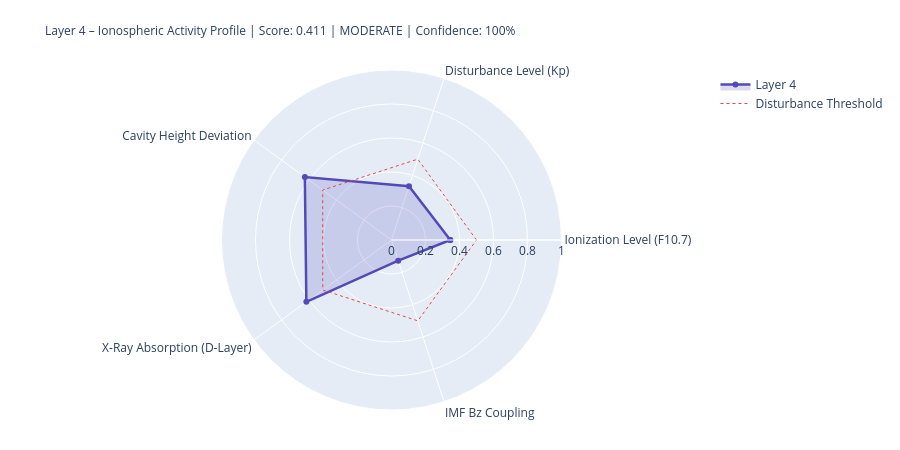

Here is the notebook cell this chart was saved with:
### Markdown cell above
---
## 4. State Assessment & Handoff to Layer 5

### Code cell
# ============================================================
# LAYER-4-SCORE
# ============================================================

COMPONENTS = {
    'Ionization Level (F10.7)':    {'score': ioniz,       'source': 'primary' if f107_now else 'from_layer0', 'dynamic': True},
    'Disturbance Level (Kp)':          {'score': disturb,     'source': 'primary' if kp_now   else 'from_layer0', 'dynamic': True},
    'Cavity Height Deviation':    {'score': h_dev,       'source': 'derived',                                'dynamic': True},
    'X-Ray Absorption (D-Layer)':{'score': xray_ioniz,  'source': 'primary' if xray_now else 'missing',     'dynamic': True},
    'IMF Bz Coupling':             {'score': bz_coupling, 'source': 'primary' if bz_now   else 'from_layer0', 'dynamic': True},
}

available    = {k: v['score'] for k, v in COMPONENTS.items() if v['score'] is not None}
unavailable  = [k for k, v in COMPONENTS.items() if v['score'] is None]
layer4_score = round(sum(available.values()) / len(available), 4) if available else None
confidence   = round(len(available) / len(COMPONENTS), 2)
level = ('unknown' if layer4_score is None
         else 'quiet'   if layer4_score < 0.3
         else 'moderate' if layer4_score < 0.6
         else 'active')
dominant_l4 = max(available, key=available.get) if available else 'none'

# Resonance delta for Schumann SR-1
sr1_ref = schumann_freq(1, 80.0)
sr1_now = schumann_freq(1, h_eff)
sr1_delta_mhz = (sr1_now - sr1_ref) * 1000

# Propagation conditions
prop_cond = ('disturbed'   if kp_val > 4
             else 'unsettled' if kp_val > 2
             else 'normal')
if xray_class in ['X', 'M']:
    prop_cond = 'Radio-Blackout moeglich'

W = 68
print('=' * W)
print('LAYER 4 – IONOSPHERE – STATE ASSESSMENT')
print('=' * W)
for name, comp in COMPONENTS.items():
    s = comp['score']
    if s is not None:
        bar = '█' * int(s * 20) + '░' * (20 - int(s * 20))
        print(f'  {name:<36} {bar}  {s:.3f}  [{comp["source"]}]')
    else:
        print(f'  {name:<36} {"─" * 20}  n/a   [missing]')
print('-' * W)
print(f'  Score:          {layer4_score:.3f}  ({len(available)}/{len(COMPONENTS)} components)')
print(f'  Confidence:     {confidence:.0%}')
print(f'  Level:          {level.upper()}')
print(f'  Dominant:       {dominant_l4}')
print(f'  Cavity height:  {h_eff:.1f} km  (Ref: 80.0 km)')
print(f'  SR-1:           {sr1_now:.3f} Hz  (Δ {sr1_delta_mhz:+.1f} mHz vs. ref)')
print(f'  Propagation:    {prop_cond}')
print(f'  X-Ray:          {xray_class}-class  ({xray_now:.2e} W/m²)' if xray_now else '  X-Ray:          n/a')
print('=' * W)

# Radar
cats   = list(available.keys())
vals_r = list(available.values())
if len(cats) >= 3:
    fig = go.Figure()
    fig.add_trace(go.Scatterpolar(
        r=vals_r + [vals_r[0]], theta=cats + [cats[0]],
        fill='toself', fillcolor='rgba(83,74,183,0.20)',
        line=dict(color='#534AB7', width=2.5), name='Layer 4'
    ))
    fig.add_trace(go.Scatterpolar(
        r=[0.5] * (len(cats)+1), theta=cats + [cats[0]],
        line=dict(color='#E24B4A', dash='dot', width=1),
        mode='lines', name='Disturbance Threshold'
    ))
    fig.update_layout(
        title=dict(
            text=f'Layer 4 – Ionospheric Activity Profile | Score: {layer4_score:.3f} | {level.upper()} | Confidence: {confidence:.0%}',
            font=dict(size=12)
        ),
        polar=dict(radialaxis=dict(visible=True, range=[0, 1])),
        height=450, showlegend=True,
        margin=dict(l=80, r=80, t=70, b=40)
    )
    fig.show()

### Figure 1 — Plotly figure (JSON) as saved in the notebook; plotly's stock layout.template omitted (floating-point values rounded to 4 significant figures)
{"data": [{"fill": "toself", "fillcolor": "rgba(83,74,183,0.20)", "line": {"color": "#534AB7", "width": 2.5}, "name": "Layer 4", "r": [0.346, 0.333, 0.63, 0.619, 0.128, 0.346], "theta": ["Ionization Level (F10.7)", "Disturbance Level (Kp)", "Cavity Height Deviation", "X-Ray Absorption (D-Layer)", "IMF Bz Coupling", "Ionization Level (F10.7)"], "type": "scatterpolar"}, {"line": {"color": "#E24B4A", "dash": "dot", "width": 1}, "mode": "lines", "name": "Disturbance Threshold", "r": [0.5, 0.5, 0.5, 0.5, 0.5, 0.5], "theta": ["Ionization Level (F10.7)", "Disturbance Level (Kp)", "Cavity Height Deviation", "X-Ray Absorption (D-Layer)", "IMF Bz Coupling", "Ionization Level (F10.7)"], "type": "scatterpolar"}], "layout": {"height": 450, "margin": {"b": 40, "l": 80, "r": 80, "t": 70}, "polar": {"radialaxis": {"range": [0, 1], "visible": true}}, "showlegend": true, "title": {"font": {"size": 12}, "text": "Layer 4 – Ionospheric Activity Profile | Score: 0.411 | MODERATE | Confidence: 100%"}}}
